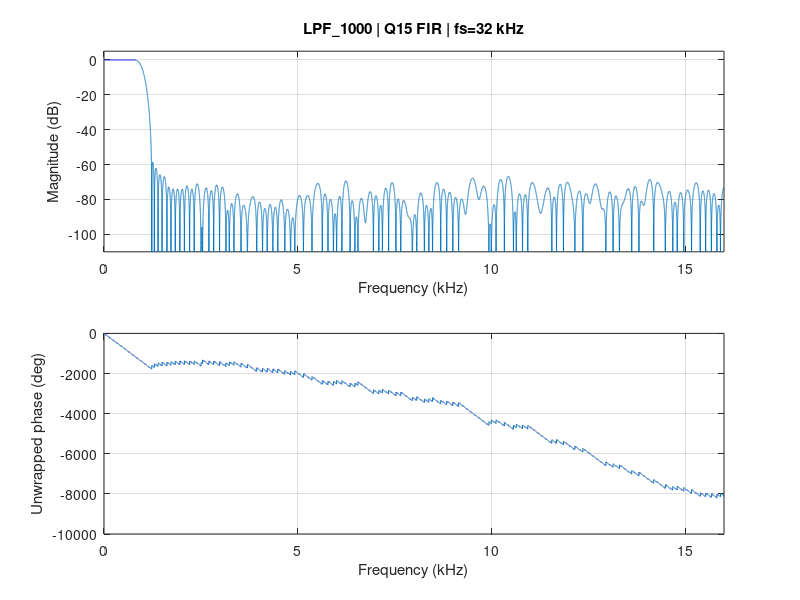
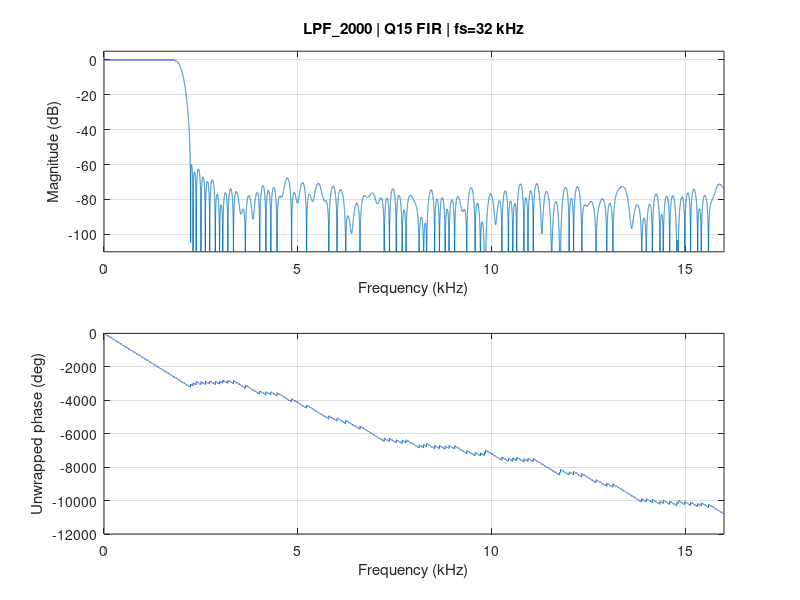
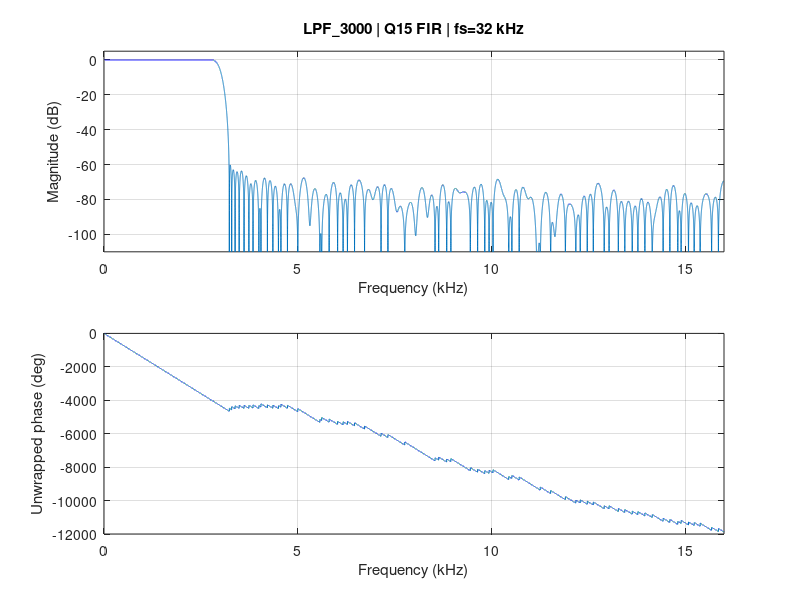
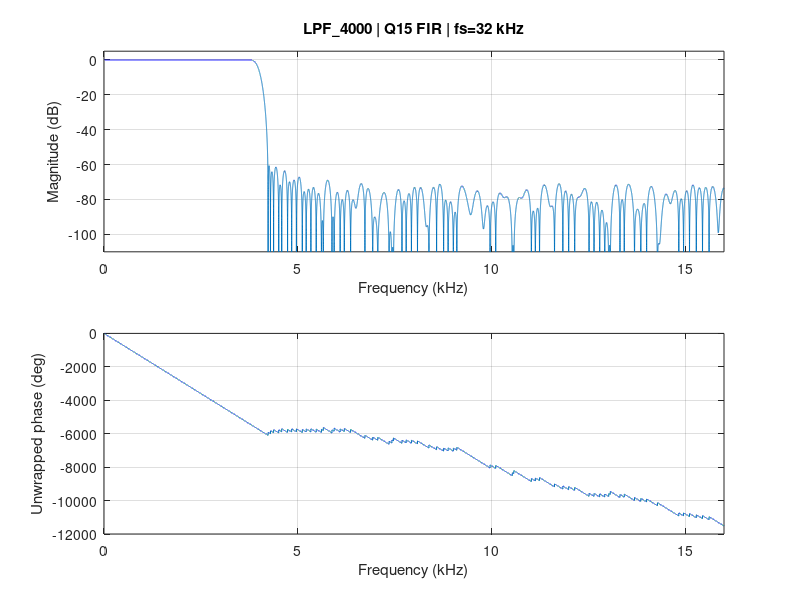

Write the MATLAB code that produced these figures, in order. (Note: this script raises an error after producing the figures.)
function run_all()
% Run in MATLAB: cd('<package>/matlab'); run_all
% No Signal Processing Toolbox needed. All charts created by THIS execution
% go in matlab_output, separate from Python-generated delivered figures.
here = fileparts(mfilename('fullpath'));
root = fileparts(here);
if exist('OCTAVE_VERSION','builtin')
    runtime=['GNU Octave ' OCTAVE_VERSION]; out=fullfile(here,'octave_output');
else
    runtime=['MATLAB ' version]; out=fullfile(here,'matlab_output');
end
if ~exist(out,'dir'), mkdir(out); end
fs = 32000; N = 256; taps = 257; beta = 5.65326;
m = -(taps-1)/2:(taps-1)/2;
win = besseli(0,beta*sqrt(max(0,1-(m/((taps-1)/2)).^2)))/besseli(0,beta);
banks = zeros(28,taps); names = cell(28,1);
for k=1:28
    if k<=10
        lo=k*1000; hi=0; h=(2*lo/fs)*sinc_local(2*lo/fs*m).*win;
        h=h/sum(h); names{k}=sprintf('LPF_%d',lo);
    else
        if k<=19, lo=(k-10)*1000; else, lo=(k-19)*1000; end
        hi=lo+1000;
        h=(2*hi/fs*sinc_local(2*hi/fs*m)-2*lo/fs*sinc_local(2*lo/fs*m));
        if k<=19
            h=h.*win; h=h/sum(h.*cos(2*pi*((lo+hi)/2)/fs*m));
            names{k}=sprintf('BPF_%d_%d',lo,hi);
        else
            h=-h;h((taps+1)/2)=h((taps+1)/2)+1;h=h.*win;h=h/sum(h);
            names{k}=sprintf('BRF_%d_%d',lo,hi);
        end
    end
    q=max(-32768,min(32767,round(h*32768)));banks(k,:)=q;
    H=fft(q/32768,131072);H=H(1:65536);f=(0:65535)*fs/131072;
    fig=figure('Visible','off','Position',[100 100 1000 650]);
    subplot(2,1,1);plot(f/1000,20*log10(max(abs(H),1e-12)));grid on;
    ylim([-110 5]);xlim([0 fs/2000]);xlabel('Frequency (kHz)');ylabel('Magnitude (dB)');
    title([names{k} ' | Q15 FIR | fs=32 kHz'],'Interpreter','none');
    subplot(2,1,2);plot(f/1000,unwrap(angle(H))*180/pi);grid on;
    xlim([0 fs/2000]);xlabel('Frequency (kHz)');ylabel('Unwrapped phase (deg)');
    print(fig,fullfile(out,[names{k} '_bode.png']),'-dpng','-r160');close(fig);
end
csvwrite(fullfile(out,'coefficients_q15.csv'),banks);
% Compare with delivered design, not with an independently rounded display.
fid=fopen(fullfile(root,'results','filter_coefficients.csv'),'r');
if fid<0, error('Missing results/filter_coefficients.csv'); end
C=textscan(fid,'%f%s%s%f%f%f%f%f%f','Delimiter',',','HeaderLines',1);fclose(fid);
delivered=reshape(C{8},taps,28).';
maxdiff=max(abs(banks(:)-delivered(:)));
fprintf('%s vs delivered Q15 coefficients max difference = %g counts\n',runtime,maxdiff);
assert(maxdiff==0,'Coefficient mismatch; inspect software versions before using tables.');
% Coherent 256-point multitone FFT, exact bin spacing 125 Hz.
n=0:N-1;x=round(4500*(cos(2*pi*500*n/fs)+cos(2*pi*4000*n/fs)+cos(2*pi*9000*n/fs)+cos(2*pi*13000*n/fs)));
X=fft(x)/N;XC=fft_fixed(x,0);XD=fft_fixed(x,1);
errC=max(abs(XC-X));errD=max(abs(XD-X));
fprintf('Fixed FFT max complex error: DIT %.9g, DIF %.9g counts\n',errC,errD);
assert(errC<6 && errD<6,'FFT error exceeds documented range.');
fig=figure('Visible','off','Position',[100 100 1000 650]);
subplot(2,1,1);plot(n/fs*1000,x);grid on;xlabel('Time (ms)');ylabel('Input counts');
subplot(2,1,2);stem((0:128)*fs/N/1000,abs(X(1:129)),'DisplayName',[runtime ' fft/N']);hold on;
plot((0:128)*fs/N/1000,abs(XC(1:129)),'r.','DisplayName','Q15 DIT model');
plot((0:128)*fs/N/1000,abs(XD(1:129)),'gx','DisplayName','Q15 DIF model');
xlabel('Frequency (kHz)');ylabel('Normalized DFT magnitude');grid on;legend('show');
print(fig,fullfile(out,'fft_reference.png'),'-dpng','-r160');close(fig);
csvwrite(fullfile(out,'fft_reference.csv'),[(0:N-1).',real(X(:)),imag(X(:)),real(XC(:)),imag(XC(:)),real(XD(:)),imag(XD(:))]);
% AM and DSB. Distinguish theoretical unquantized signals and Q15 outputs.
message=round(12000*cos(2*pi*1000*n/fs));carrier=repmat([32767 0 -32767 0],1,64);
am=floor((16384+fix(message/2)).*carrier/32768);dsb=floor(message.*carrier/32768);
fig=figure('Visible','off','Position',[100 100 1000 750]);
for k=1:2
    if k==1,y=am;lab='AM';else,y=dsb;lab='DSB-SC';end
    subplot(2,2,2*k-1);plot(n/fs*1000,y);grid on;title(lab);xlabel('Time (ms)');ylabel('Counts');
    Y=abs(fft(y)/N);
    subplot(2,2,2*k);stem((0:128)*fs/N/1000,Y(1:129));
    grid on;xlabel('Frequency (kHz)');ylabel('Magnitude');
end
print(fig,fullfile(out,'modulation_reference.png'),'-dpng','-r160');close(fig);
save(fullfile(out,'simulation.mat'),'banks','fs','N','x','X','XC','XD','am','dsb');
fid=fopen(fullfile(out,'RUN_COMPLETED.txt'),'w');
fprintf(fid,'Executed by: %s\n',runtime);
fprintf(fid,'Coefficient maxdiff=%g; DIT error=%g; DIF error=%g\n',maxdiff,errC,errD);fclose(fid);
fprintf('Outputs: %s\n',out);
end

function y=sinc_local(x)
y=ones(size(x));nz=(x~=0);y(nz)=sin(pi*x(nz))./(pi*x(nz));
end

function z=fft_fixed(x,dif)
N=256;z=complex(double(x),zeros(size(x)));w=round(32767*exp(-2i*pi*(0:127)/N));
if dif, spans=256./(2.^(0:7));else,z=bitreverse_local(z);spans=2.^(1:8);end
for span=spans
    half=span/2;
    for base=0:span:N-1
        for k=0:half-1
            i=base+k+1;j=i+half;idx=k*N/span;
            a=z(i);b=z(j);
            if dif
                z(i)=sat_complex(fix_complex((a+b)/2));d=fix_complex((a-b)/2);
                t=multiply_twiddle(d,w(idx+1),idx);z(j)=sat_complex(t);
            else
                t=multiply_twiddle(b,w(idx+1),idx);
                z(i)=sat_complex(fix_complex((a+t)/2));z(j)=sat_complex(fix_complex((a-t)/2));
            end
        end
    end
end
if dif,z=bitreverse_local(z);end
end

function y=multiply_twiddle(x,w,k)
if k==0,y=x;elseif k==64,y=complex(imag(x),-real(x));
else,y=complex(floor((real(x)*real(w)-imag(x)*imag(w))/32768),floor((real(x)*imag(w)+imag(x)*real(w))/32768));end
end

function y=fix_complex(x)
y=complex(fix(real(x)),fix(imag(x)));
end

function y=sat_complex(x)
y=complex(max(-32768,min(32767,real(x))),max(-32768,min(32767,imag(x))));
end

function y=bitreverse_local(x)
N=256;y=x;
for n=0:N-1
    b=n;r=0;
    for k=1:8,r=2*r+mod(b,2);b=floor(b/2);end
    y(r+1)=x(n+1);
end
end
